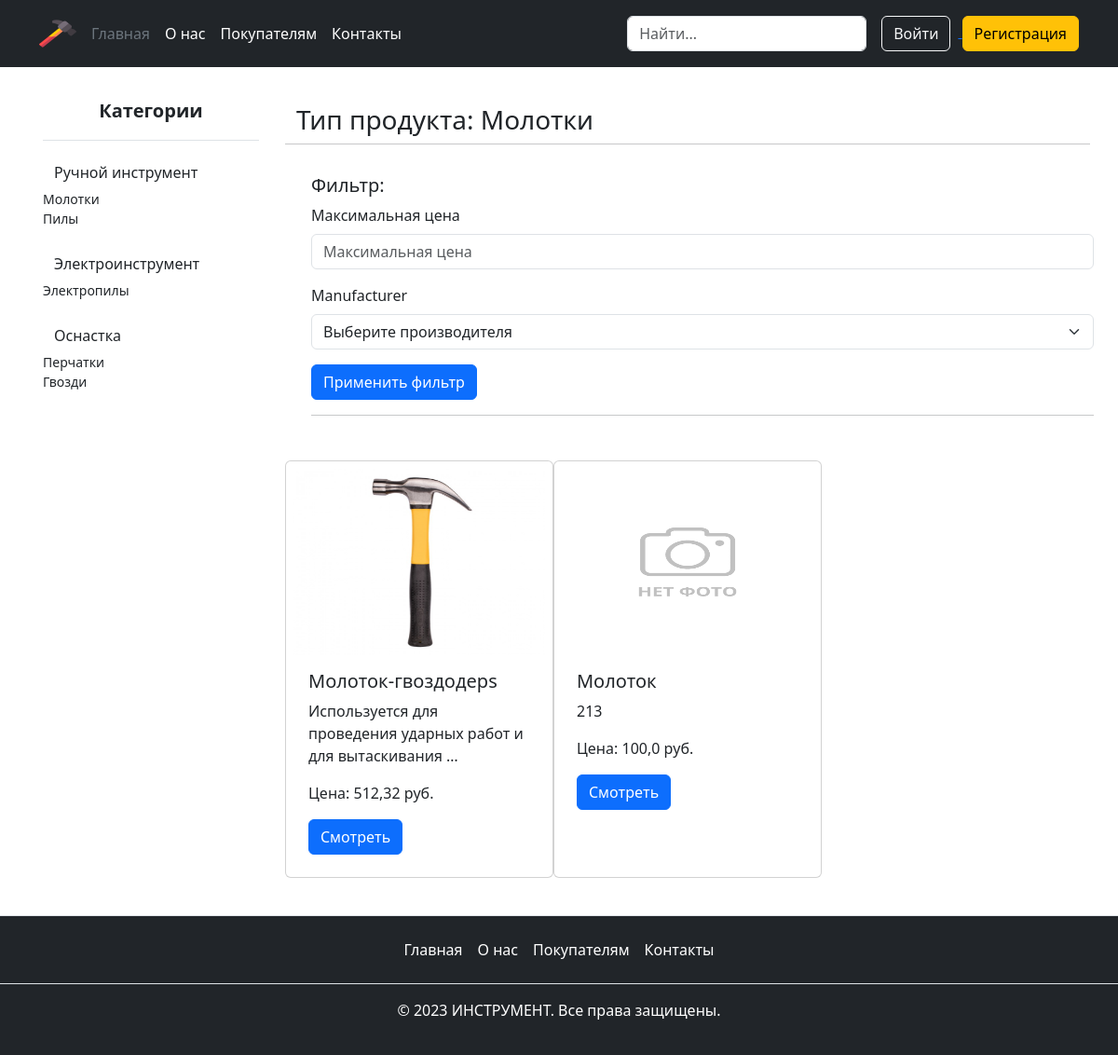
Screenshot of /products/category/hand_instruments/detail/hammers/ with the database file from the repository.
### main/models.py (models this page shows, shortened)
class Published(models.Model):
    is_published = models.BooleanField(
        default=True,
        verbose_name='Опубликовано',
        help_text='Снимите галочку, чтобы скрыть публикацию.'
    )
    created_at = models.DateTimeField(
        verbose_name='Добавлено',
        auto_now_add=True
    )
    class Meta:
        abstract = True

class Category(Published):
    title = models.CharField(
        max_length=40,
        verbose_name='Название категории'
    )
    slug = models.SlugField(
        unique=True,
        verbose_name='Идентификатор',
        help_text='Идентификатор страницы для URL;'
                  ' разрешены символы латиницы, цифры,'
                  ' дефис и подчёркивание.'
    )
    image = models.ImageField(
        upload_to='category/',
        null=True,
        blank=True,
        verbose_name='Фото категории'
    )
    class Meta:
        verbose_name = 'категория'
        verbose_name_plural = 'Категории'

class ProductType(Published):
    title = models.CharField(
        max_length=40,
        verbose_name='Название типа продукта'
    )
    slug = models.SlugField(
        unique=True,
        verbose_name='Идентификатор',
        help_text='Идентификатор страницы для URL;'
                  ' разрешены символы латиницы, цифры,'
                  ' дефис и подчёркивание.'
    )
    category = models.ForeignKey(
        Category,
        on_delete=models.CASCADE,
        verbose_name='Категория',
        related_name='types'
    )
    class Meta:
        verbose_name = 'тип продукта'
        verbose_name_plural = 'Типы продуктов'

class Product(Published):
    title = models.CharField(
        max_length=40,
        verbose_name='Название инструмента'
    )
    description = models.TextField(
        verbose_name='Описание инструмента'
    )
    parameters = models.TextField(
        verbose_name='Параметры инструмента'
    )
    category = models.ForeignKey(
        Category,
        on_delete=models.CASCADE,
        verbose_name='Категория',
        related_name='products_category'
    )
    product_type = models.ForeignKey(
        ProductType,
        on_delete=models.CASCADE,
        verbose_name='Тип продукта',
        related_name='products_type'
    )
    image = models.ImageField(
        upload_to='product/',
        null=True,
        blank=True,
        verbose_name='Фото инструмента'
    )
    pub_date = models.DateTimeField(
        verbose_name='Дата и время публикации',
        help_text='Если установить дату и время в будущем'
                  ' — можно делать отложенные публикации.'
    )
    price = models.FloatField(
        verbose_name='Цена',
        validators=[MinValueValidator(0)],
        help_text='Цена не может быть ниже нуля.',
        default=1
    )
    manufacturer = models.ForeignKey(
        Manufacturer,
        on_delete=models.CASCADE,
        null=True,
        verbose_name='Производетель'
    )
    average_rating = models.FloatField(default=0)
    class Meta:
        verbose_name = 'инструмент'
        verbose_name_plural = 'Инструменты'
        ordering = ('-average_rating',)

### main/views.py (the view)
class ProductTypeDetailView(DetailView):
    model = ProductType
    template_name = 'main/product_type/product_type_detail.html'
    paginate_by = PAGINATE
    slug_url_kwarg = 'product_type'
    context_object_name = 'product_type'
    def get_context_data(self, **kwargs):
        context = super().get_context_data(**kwargs)
        context['categories'] = Category.objects.filter(is_published=True)
        if self.request.user.is_authenticated:
            context['favorites'] = Favorite.objects.get(user=self.request.user)
        form = ProductFilterForm(self.request.GET)
        products = Product.objects.filter(
            product_type=self.object
        )
        if form.is_valid():
            max_price = form.cleaned_data['max_price']
            manufacturer = form.cleaned_data['manufacturer']
            if max_price:
                products = products.filter(price__lte=max_price)
            if manufacturer:
                products = products.filter(manufacturer=manufacturer)
        context['form'] = form
        context['products'] = products
        return context

### main/forms.py
class ProductFilterForm(forms.Form):
    max_price = forms.FloatField(
        label='Максимальная цена',
        required=False
    )
    manufacturer = forms.ModelChoiceField(
        queryset=Manufacturer.objects.all(),
        empty_label='Выберите производителя',
        required=False
    )

### main/models.py (called while the page is built)
    def __str__(self):
        return f'{self.name}'

### templates/main/product_type/product_type_detail.html (shortened to what this page needs)
{% extends "base.html" %}
{% load static %}
{% block content %}
  <div class="container pt-3 ps-0">
    <div class="row">
      <div class="col-md-3">
        {% include "includes/sidebar.html" %}
      </div>
      <div class="col-md-9">
        <div class="row">
          <h3 class="mt-4">Тип продукта: {{ product_type.title }}</h3>
          <hr>
          <div class="m-3">
            <h5>Фильтр:</h5>
            {% include "includes/filter.html" %}
            <hr>
          </div>
          {% for product in products %}
            <div class="card col-md-4 my-3 p-2">
              {% if product.image %}
                <img class="card-img-top" src="{{ product.image.url }}" alt="{{ product.title }}" width="120" height="200">
              {% else %}
                <img class="card-img-top" src="{% static 'images/no_img.png' %}" alt="{{ product.title }}" width="120" height="200">
              {% endif %}
              <div class="card-body">
                <h5 class="card-title">{{ product.title }}</h5>
                <p class="card-text">{{ product.description|truncatewords:8 }}</p>
                <p class="card-price">Цена: {{ product.price }} руб.</p>
                <a href="{% url 'main:product_detail' product.category.slug product.product_type.slug product.pk %}" class="btn btn-primary">
                  Смотреть
                </a>
              </div>
            </div>
          {% endfor %}
        </div>
      </div>
    </div>
  </div>
{% endblock %}

### templates/includes/sidebar.html
<div class="flex-shrink-0 p-3">
  <a href="{% url 'main:category_list' %}" class="d-flex align-items-center pb-3 mb-3 link-body-emphasis text-decoration-none border-bottom">
    <span class="fs-5 center mx-auto text-dark fw-semibold">Категории</span>
  </a>
  {% for category in categories %}
    <ul class="list-unstyled ps-0">
      <li class="mb-1">
          <button class="btn btn-toggle d-inline-flex align-items-center rounded border-0" data-bs-toggle="collapse" data-bs-target="#home-collapse" aria-expanded="true">
            {{ category.title }}
          </button>
        <div class="collapse show" id="home-collapse" style>
          <ul class="btn-toggle-nav list-unstyled fw-normal pb-1 small">
            {% for type in category.types.all %}
              <li>
                <a href="{% url 'main:product_type_detail' category.slug type.slug %}" class="d-inline-flex text-decoration-none rounded text-dark link-body-emphasis">
                  {{ type.title }}
                </a>
              </li>
            {% endfor %}
          </ul>
        </div>
      </li>
    </ul>
  {% endfor %}
</div>

### static_dev/css/main.css (style rules this page uses)
html { position: relative; min-height: 100%; }

### rows the page displays
Category: title "Ручной инструмент"
ProductType: title "Молотки"
ProductType: title "Пилы"
Category: title "Электроинструмент"
ProductType: title "Электропилы"
Category: title "Оснастка"
ProductType: title "Перчатки"
ProductType: title "Гвозди"
Product: image (picture), title "Молоток-гвоздодерs", description "Используется для проведения ударных работ и для вытаскивания …", price "512,32"
Product: title "Молоток", description "213", price "100,0"
